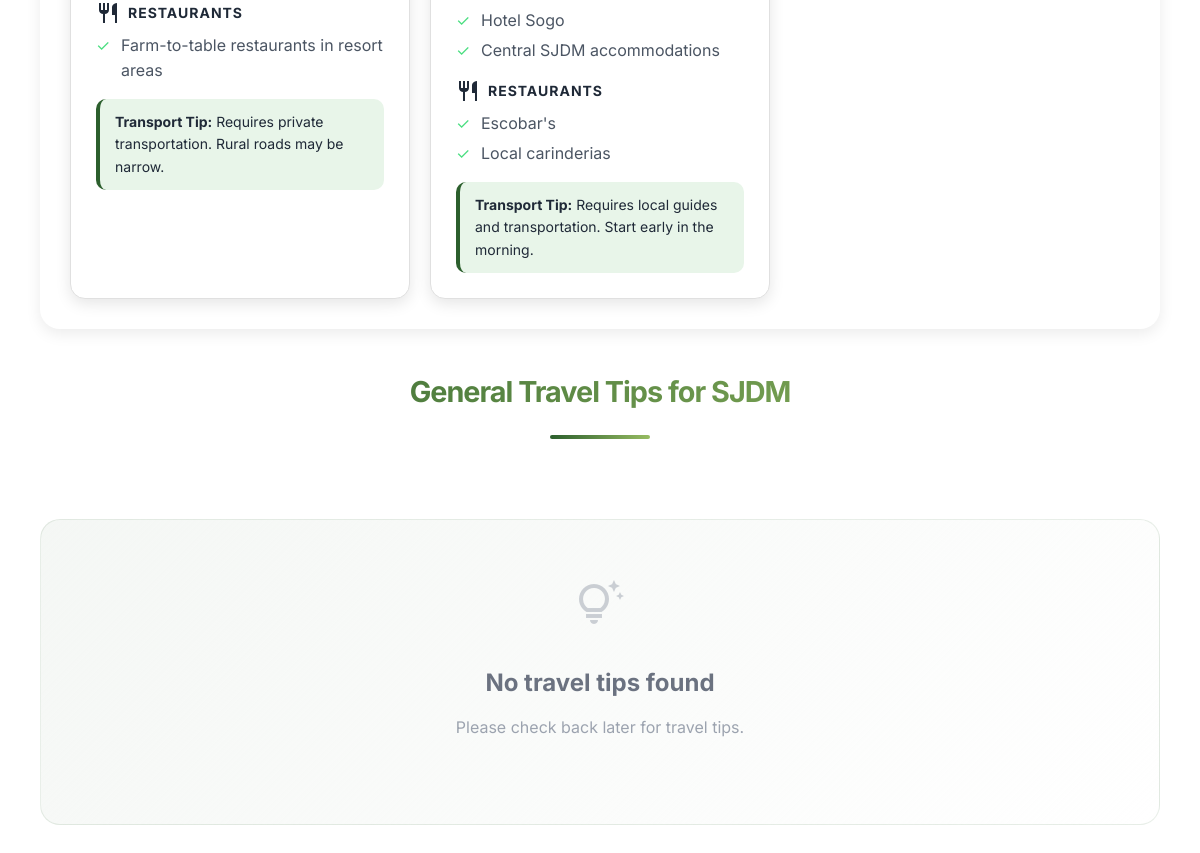
/sjdm-user/travel-tips.php (signed in, lower part), run on an earlier commit of the app's database.
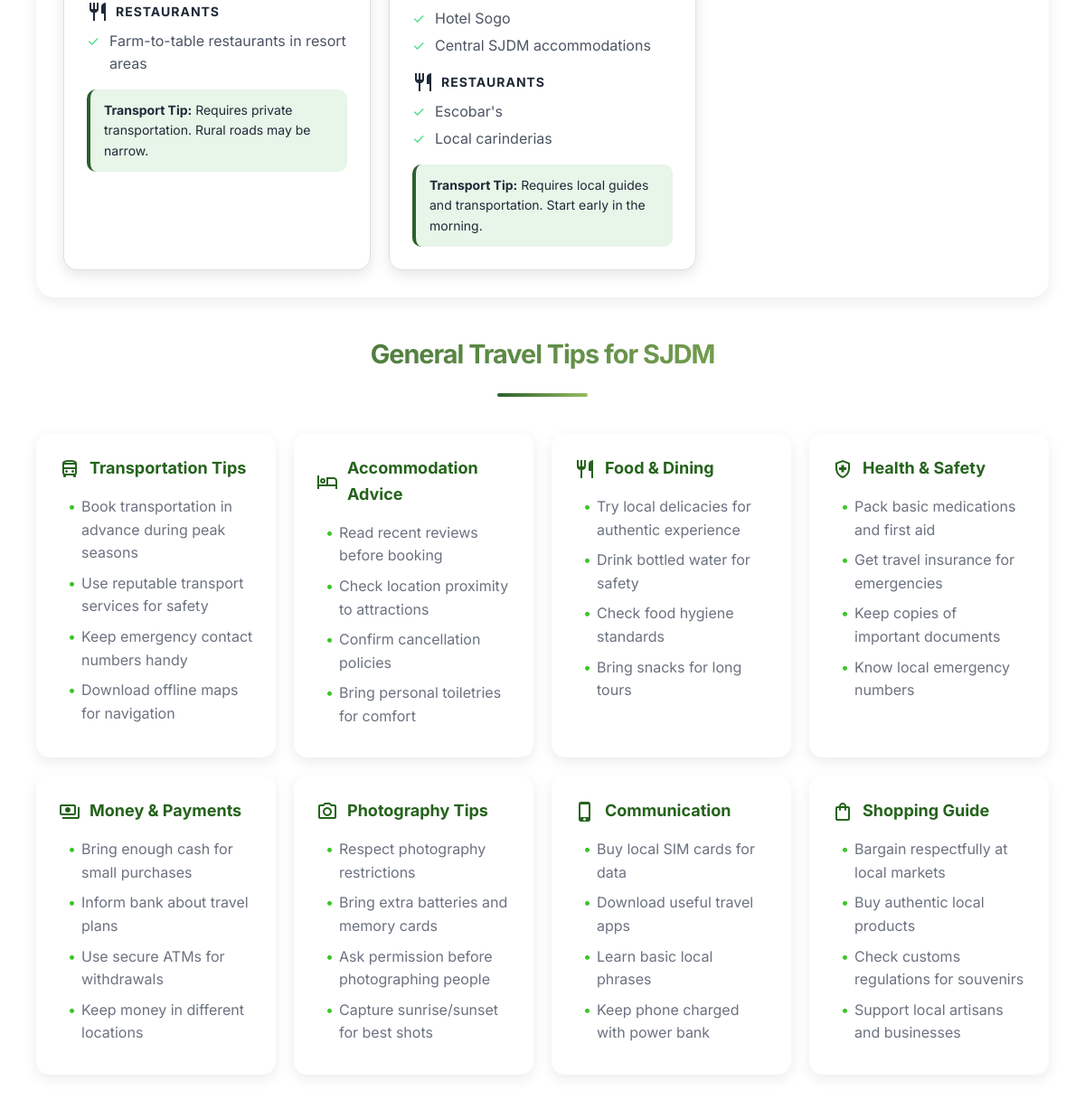
And on a later commit of the database.
### tables this page shows
CREATE TABLE `travel_tips` (
  `id` int(11) NOT NULL,
  `icon` varchar(50) DEFAULT NULL,
  `title` varchar(200) NOT NULL,
  `category` varchar(50) DEFAULT NULL,
  `description` text DEFAULT NULL,
  `display_order` int(11) DEFAULT 0,
  `is_active` enum('yes','no') DEFAULT 'yes',
  `created_at` timestamp NOT NULL DEFAULT current_timestamp(),
  `updated_at` timestamp NOT NULL DEFAULT current_timestamp() ON UPDATE current_timestamp()
);

### sjdm-user/travel-tips.php (the view, shortened to what this page needs)
<!DOCTYPE html>
<html lang="en">
<head>
    <link rel="stylesheet" href="styles.css">
</head>
<body class="travel-tips-page">
    <main class="main-content full-width">
        <div class="content-area">
            <section class="accommodation-section">
                <div class="spot-cards" id="accommodationCards">
                    <div class="spot-card" data-spot="Abes Farm / Paradise Hill Farm">
                        <div class="suggestion-category">
                            <h4><span class="material-icons-outlined">restaurant</span> Restaurants</h4>
                            <ul class="suggestion-list">
                                <li>Farm-to-table restaurants in resort areas</li>
                            </ul>
                        </div>
                        <div class="transport-tip">
                            <strong>Transport Tip:</strong> Requires private transportation. Rural roads may be narrow.
                        </div>
                    </div>
                    <div class="spot-card" data-spot="Waterfalls">
                        <div class="suggestion-category">
                            <ul class="suggestion-list">
                                <li>Hotel Sogo</li>
                                <li>Central SJDM accommodations</li>
                            </ul>
                        </div>
                        <div class="suggestion-category">
                            <h4><span class="material-icons-outlined">restaurant</span> Restaurants</h4>
                            <ul class="suggestion-list">
                                <li>Escobar's</li>
                                <li>Local carinderias</li>
                            </ul>
                        </div>
                        <div class="transport-tip">
                            <strong>Transport Tip:</strong> Requires local guides and transportation. Start early in the morning.
                        </div>
                    </div>
                </div>
            </section>
            <h2 class="section-title">General Travel Tips for SJDM</h2>
            <div class="general-tips-grid">
                <?php
                $conn = getDatabaseConnection();
                if ($conn) {
                    $query = "SELECT * FROM travel_tips WHERE is_active = 'yes' ORDER BY display_order";
                    $result = $conn->query($query);
                    if ($result && $result->num_rows > 0) {
                        while ($tip = $result->fetch_assoc()) {
                            echo '<div class="general-tip-card" data-category="' . htmlspecialchars($tip['category']) . '">';
                            echo '<h3><span class="material-icons-outlined">' . htmlspecialchars($tip['icon']) . '</span> ' . htmlspecialchars($tip['title']) . '</h3>';
                            $descriptionLines = explode("\n", $tip['description']);
                            echo '<ul>';
                            foreach ($descriptionLines as $line) {
                                $trimmedLine = trim($line);
                                if (!empty($trimmedLine)) {
                                    echo '<li>' . htmlspecialchars($trimmedLine) . '</li>';
                                }
                            }
                            echo '</ul>';
                            echo '</div>';
                        }
                    } else {
                        echo '<div class="no-results" style="grid-column: 1 / -1; text-align: center; padding: 60px 20px;">';
                        echo '<span class="material-icons-outlined" style="font-size: 48px; color: #9ca3af;">tips_and_updates</span>';
                        echo '<h3 style="color: #6b7280; margin-top: 16px;">No travel tips found</h3>';
                        echo '<p style="color: #9ca3af;">Please check back later for travel tips.</p>';
                        echo '</div>';
                    }
                }
                ?>
            </div>
        </div>
    </main>
</body>
</html>

What changed in the data, as far as the page shows it:
added travel_tips: title "Transportation Tips", description "Book transportation in advance during peak seasons", description "Use reputable transport services for safety", description "Keep emergency contact numbers handy", description "Download offline maps for navigation"
added travel_tips: title "Accommodation Advice", description "Read recent reviews before booking", description "Check location proximity to attractions", description "Confirm cancellation policies", description "Bring personal toiletries for comfort"
added travel_tips: title "Food & Dining", description "Try local delicacies for authentic experience", description "Drink bottled water for safety", description "Check food hygiene standards", description "Bring snacks for long tours"
added travel_tips: title "Health & Safety", description "Pack basic medications and first aid", description "Get travel insurance for emergencies", description "Keep copies of important documents", description "Know local emergency numbers"
added travel_tips: title "Money & Payments", description "Bring enough cash for small purchases", description "Inform bank about travel plans", description "Use secure ATMs for withdrawals", description "Keep money in different locations"
added travel_tips: title "Photography Tips", description "Respect photography restrictions", description "Bring extra batteries and memory cards", description "Ask permission before photographing people", description "Capture sunrise/sunset for best shots"
added travel_tips: title "Communication", description "Buy local SIM cards for data", description "Download useful travel apps", description "Learn basic local phrases", description "Keep phone charged with power bank"
added travel_tips: title "Shopping Guide", description "Bargain respectfully at local markets", description "Buy authentic local products", description "Check customs regulations for souvenirs", description "Support local artisans and businesses"
Also different on the page:
text no longer shown: "No travel tips found Please check back later for travel tips."
